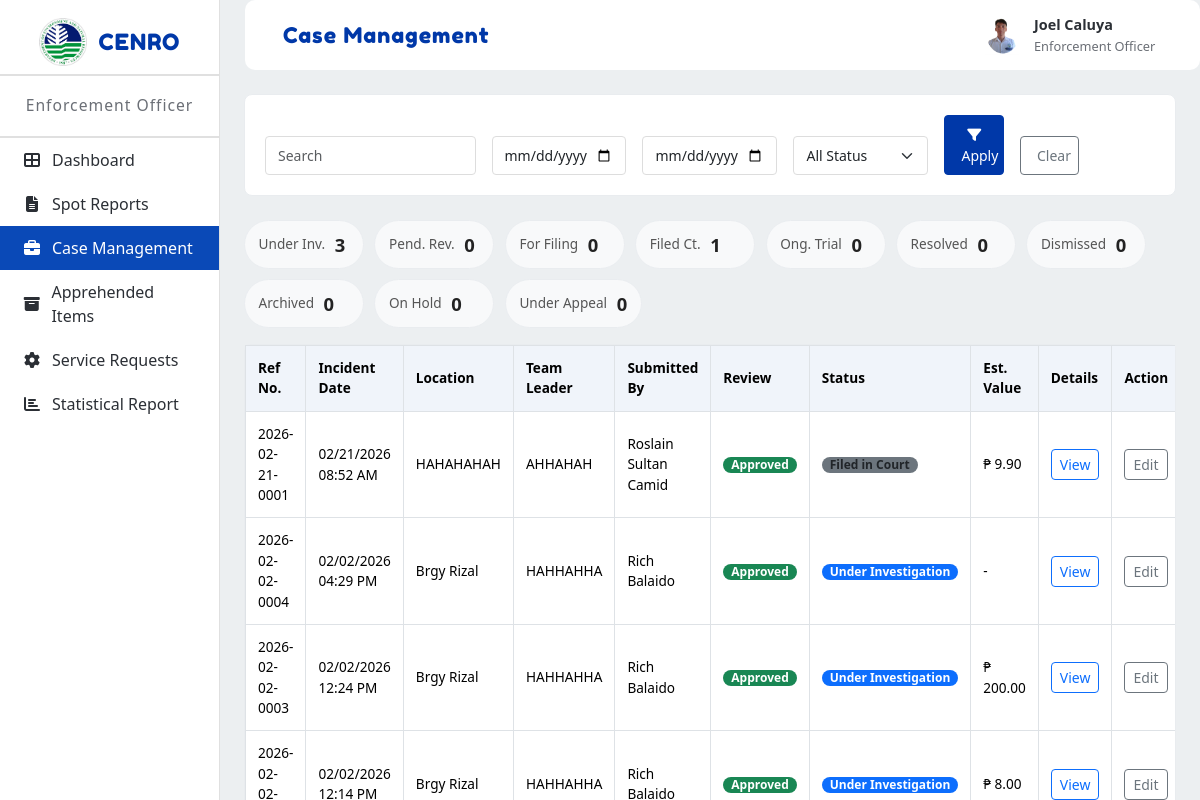
Screenshot of /prototype/app/modules/enforcement_officer/views/case_management.php (signed in) with the database file from the repository.
### tables this page shows
CREATE TABLE `users` (
  `id` int(11) NOT NULL,
  `email` varchar(255) NOT NULL,
  `password_hash` varchar(255) NOT NULL,
  `full_name` varchar(255) NOT NULL,
  `contact_number` varchar(20) DEFAULT NULL,
  `office_unit` varchar(255) DEFAULT NULL,
  `profile_picture` varchar(255) DEFAULT NULL,
  `role` enum('Admin','Enforcement Officer','Enforcer','Property Custodian','Office Staff') NOT NULL,
  `status` tinyint(1) DEFAULT 1,
  `created_at` timestamp NOT NULL DEFAULT current_timestamp(),
  `updated_at` timestamp NOT NULL DEFAULT current_timestamp() ON UPDATE current_timestamp(),
  `last_login` timestamp NULL DEFAULT NULL,
  `position` varchar(100) DEFAULT NULL
);

CREATE TABLE `spot_reports` (
  `id` int(10) UNSIGNED NOT NULL,
  `reference_no` varchar(100) NOT NULL,
  `incident_datetime` datetime DEFAULT NULL,
  `memo_date` datetime DEFAULT NULL,
  `location` text DEFAULT NULL,
  `summary` text DEFAULT NULL,
  `team_leader` varchar(255) DEFAULT NULL,
  `custodian` varchar(255) DEFAULT NULL,
  `status` varchar(50) NOT NULL DEFAULT 'Draft',
  `status_comment` text DEFAULT NULL,
  `case_status` varchar(64) DEFAULT NULL,
  `created_at` datetime NOT NULL DEFAULT current_timestamp(),
  `updated_at` datetime DEFAULT NULL,
  `submitted_by` int(11) DEFAULT NULL
);

### prototype/app/modules/enforcement_officer/views/case_management.php (the view, shortened to what the rows shown need)
<!DOCTYPE html>
<html lang="en">
<head>
  <link href="https://cdn.jsdelivr.net/npm/bootstrap@5.3.2/dist/css/bootstrap.min.css" rel="stylesheet">
  <link rel="stylesheet" href="https://cdn.jsdelivr.net/npm/bootstrap-icons@1.11.1/font/bootstrap-icons.css">
  <link rel="stylesheet" href="../../../../public/assets/css/modules/admin/common.css">
  <link rel="stylesheet" href="../../../../public/assets/css/modules/admin/case-management.css">
  <link rel="stylesheet" href="https://cdnjs.cloudflare.com/ajax/libs/font-awesome/6.4.2/css/all.min.css">
</head>
<body>
  <div class="layout">
    <div class="main">
      <div class="topbar">
        <div class="topbar-card">
          <?php include __DIR__ . '/../../shared/views/topbar_profile.php'; ?>
        </div>
      </div>
      <div class="main-content">
        <div class="container-fluid p-4">
          <?php
          try {
            require_once dirname(dirname(dirname(__DIR__))) . '/config/db.php';
            $counts = [
              'under-investigation' => 0,
              'pending-review' => 0,
              'for-filing' => 0,
              'filed-in-court' => 0,
              'ongoing-trial' => 0,
              'resolved' => 0,
              'dismissed' => 0,
              'archived' => 0,
              'on-hold' => 0,
              'under-appeal' => 0
            ];
            $stmtCounts = $pdo->query("SELECT LOWER(TRIM(case_status)) AS status, COUNT(*) AS cnt FROM spot_reports WHERE LOWER(TRIM(status)) = 'approved' GROUP BY LOWER(TRIM(case_status))");
            while ($r = $stmtCounts->fetch(PDO::FETCH_ASSOC)) {
              $s = strtolower(trim($r['status'] ?? ''));
              $c = (int)$r['cnt'];
              if ($s === '') {
                $counts['under-investigation'] += $c;
              } elseif (strpos($s, 'under') !== false && (strpos($s, 'invest') !== false || strpos($s, 'review') === false)) {
                $counts['under-investigation'] += $c;
              } elseif (strpos($s, 'pending') !== false || strpos($s, 'pending review') !== false) {
                $counts['pending-review'] += $c;
              } elseif (strpos($s, 'for filing') !== false || strpos($s, 'for-filing') !== false) {
                $counts['for-filing'] += $c;
              } elseif (strpos($s, 'filed') !== false || strpos($s, 'filed in court') !== false || strpos($s, 'filed-in-court') !== false) {
                $counts['filed-in-court'] += $c;
              } elseif (strpos($s, 'ongoing') !== false || strpos($s, 'trial') !== false) {
                $counts['ongoing-trial'] += $c;
              } elseif (strpos($s, 'dismiss') !== false) {
                $counts['dismissed'] += $c;
              } elseif (strpos($s, 'resolv') !== false || strpos($s, 'resolved') !== false) {
                $counts['resolved'] += $c;
              } elseif (strpos($s, 'archiv') !== false) {
                $counts['archived'] += $c;
              } elseif (strpos($s, 'hold') !== false) {
                $counts['on-hold'] += $c;
              } elseif (strpos($s, 'appeal') !== false) {
                $counts['under-appeal'] += $c;
              } else {
                $counts['under-investigation'] += $c;
              }
            }
            $stmt = $pdo->prepare("SELECT s.id, s.reference_no, s.incident_datetime, s.location, s.team_leader, u.full_name AS submitted_by_name, s.status, s.case_status, (SELECT SUM(value) FROM spot_report_items WHERE report_id = s.id) AS est_value FROM spot_reports s LEFT JOIN users u ON u.id = s.submitted_by WHERE LOWER(TRIM(s.status)) = 'approved' ORDER BY s.created_at DESC");
            $stmt->execute();
            $approvedRows = $stmt->fetchAll(PDO::FETCH_ASSOC);
          } catch (Exception $e) {
            $counts = array_fill_keys(array_keys($counts), 0);
            $approvedRows = [];
          }
          ?>
          <div class="card">
            <div class="card-body p-0">
              <div class="table-responsive">
                <table class="table table-hover mb-0">
                  <thead class="table-light">
                    <tr>
                      <th>Ref No.</th>
                      <th>Incident Date</th>
                      <th>Location</th>
                      <th>Team Leader</th>
                      <th>Submitted By</th>
                      <th>Review</th>
                      <th>Status</th>
                      <th>Est. Value</th>
                      <th>Details</th>
                      <th>Action</th>
                    </tr>
                  </thead>
                  <tbody id="casesTableBody">
                    <?php
                    if (!empty($approvedRows)) {
                      foreach ($approvedRows as $r) {
                        $ref = htmlspecialchars($r['reference_no'] ?? '');
                        if (!empty($r['incident_datetime'])) {
                          try {
                            $dt = new DateTime($r['incident_datetime']);
                            $inc = htmlspecialchars($dt->format('m/d/Y h:i A'));
                          } catch (Exception $e) {
                            $inc = htmlspecialchars($r['incident_datetime']);
                          }
                        } else {
                          $inc = '-';
                        }
                        $loc = htmlspecialchars($r['location'] ?? '');
                        $tl = htmlspecialchars($r['team_leader'] ?? '');
                        $submittedBy = htmlspecialchars($r['submitted_by_name'] ?? '-');
                        $statusRaw = strtolower(trim($r['status'] ?? ''));
                        $caseStatusRaw = strtolower(trim($r['case_status'] ?? ''));
                        $reviewBadgeClass = 'bg-secondary';
                        if ($statusRaw === 'approved') {
                          $reviewBadgeClass = 'bg-success';
                        } elseif (in_array($statusRaw, ['pending', 'for review', 'under review'])) {
                          $reviewBadgeClass = 'bg-warning';
                        } elseif (in_array($statusRaw, ['rejected', 'denied'])) {
                          $reviewBadgeClass = 'bg-danger';
                        }
                        $caseBadgeClass = 'bg-secondary';
                        $hasCaseStatus = isset($r['case_status']) && trim((string)$r['case_status']) !== '';
                        if ($hasCaseStatus) {
                          if (in_array($caseStatusRaw, ['under investigation','under-investigation','under_review','under review'])) {
                            $caseBadgeClass = 'bg-primary';
                          } elseif (in_array($caseStatusRaw, ['for filing','for-filing'])) {
                            $caseBadgeClass = 'bg-warning';
                          } elseif (in_array($caseStatusRaw, ['ongoing','ongoing-trial','ongoing trial'])) {
                            $caseBadgeClass = 'bg-info';
                          } elseif (in_array($caseStatusRaw, ['filed in court','filed-in-court','filed'])) {
                            $caseBadgeClass = 'bg-secondary';
                          } elseif ($caseStatusRaw === 'dismissed') {
                            $caseBadgeClass = 'bg-danger';
                          } elseif ($caseStatusRaw === 'resolved') {
                            $caseBadgeClass = 'bg-success';
                          } elseif ($caseStatusRaw === 'archived') {
                            $caseBadgeClass = 'bg-dark';
                          }
                        } else {
                          if ($statusRaw === 'approved') {
                            $caseBadgeClass = 'bg-primary';
                          } else {
                            $caseBadgeClass = 'bg-secondary';
                          }
                        }
                        $estRaw = isset($r['est_value']) ? $r['est_value'] : null;
                        $est = ($estRaw !== null && $estRaw !== '') ? ('₱ ' . number_format((float)$estRaw, 2)) : '-';
                        $viewUrl = 'case_details.php?ref=' . urlencode($r['reference_no']);
                        $editUrl = 'case_detailsupdate.php?id=' . urlencode($r['reference_no']);
                        echo "<tr>\n";
                        echo "  <td>$ref</td>\n";
                        echo "  <td>" . $inc . "</td>\n";
                        echo "  <td>" . $loc . "</td>\n";
                        echo "  <td>" . $tl . "</td>\n";
                        echo "  <td>" . $submittedBy . "</td>\n";
                        echo "  <td><span class=\"badge $reviewBadgeClass\">" . htmlspecialchars($r['status'] ?? '') . "</span></td>\n";
                        $displayCaseStatus = $r['case_status'] ?? 'Under Investigation';
                        echo "  <td><span class=\"badge $caseBadgeClass\">" . htmlspecialchars($displayCaseStatus) . "</span></td>\n";
                        echo "  <td>" . $est . "</td>\n";
                        echo "  <td><a href=\"$viewUrl\" class=\"btn btn-sm btn-outline-primary\" title=\"View Details\">View</a></td>\n";
                        echo "  <td><a href=\"$editUrl\" class=\"btn btn-sm btn-outline-secondary me-1\" title=\"Edit\">Edit</a></td>\n";
                        echo "</tr>\n";
                      }
                    } else {
                      echo '<tr><td colspan="10" class="text-center">No approved cases found.</td></tr>';
                    }
                    ?>
                  </tbody>
                </table>
              </div>
            </div>
          </div>
        </div>
      </div>
    </div>
  </div>
</body>
</html>

### prototype/app/modules/shared/views/topbar_profile.php (shortened to what the rows shown need)
<?php
require_once __DIR__ . '/../../../../app/config/db.php';
$topImg = '../../../../public/assets/images/default-avatar.png';
$topName = 'Guest';
$topRole = 'User';
$sessionUserId = $_SESSION['uid'] ?? $_SESSION['id'] ?? null;
$sessionUserEmail = $_SESSION['email'] ?? null;
try {
  $r = null;
  if (!empty($sessionUserId)) {
    $stmt = $pdo->prepare('SELECT id, full_name, profile_picture, role FROM users WHERE id = ? LIMIT 1');
    $stmt->execute([$sessionUserId]);
    $r = $stmt->fetch();
  } elseif (!empty($sessionUserEmail)) {
    $stmt = $pdo->prepare('SELECT id, full_name, profile_picture, role FROM users WHERE email = ? LIMIT 1');
    $stmt->execute([$sessionUserEmail]);
    $r = $stmt->fetch();
  }
  if (!empty($r)) {
    if (!empty($r['full_name'])) {
      $parts = preg_split('/\s+/', trim($r['full_name']));
      if (count($parts) === 1) {
        $topName = $parts[0];
      } else {
        $topName = $parts[0] . ' ' . $parts[count($parts) - 1];
      }
    } else {
      $topName = $topName;
    }
    $topRole = !empty($r['role']) ? $r['role'] : $topRole;
    if (!empty($r['profile_picture'])) {
      $stored = ltrim($r['profile_picture'], '/');
      $fsPath = __DIR__ . '/../../../../' . $stored;
      if (file_exists($fsPath)) {
        $topImg = '../../../../' . $stored;
      }
    }
  }
} catch (Exception $e) {
}
?>
<div class="topbar-profile-card" id="profileCard">
  <img src="<?php echo htmlspecialchars($topImg); ?>" alt="Profile" class="topbar-profile-img" id="profileImg">
  <div class="topbar-profile-info">
    <span class="name"><?php echo htmlspecialchars($topName); ?></span>
    <span class="role"><?php echo htmlspecialchars($topRole); ?></span>
  </div>
</div>

### rows the page displays
users: profile_picture (picture), full_name "Joel Caluya", role "Enforcement Officer"
spot_reports: reference_no "2026-02-21-0001", incident_datetime "02/21/2026 08:52 AM", location "HAHAHAHAH", team_leader "AHHAHAH", submitted_by.full_name "Roslain Sultan Camid", status "Approved", case_status "Filed in Court", est "₱ 9.90"
spot_reports: reference_no "2026-02-02-0004", incident_datetime "02/02/2026 04:29 PM", location "Brgy Rizal", team_leader "HAHHAHHA", submitted_by.full_name "Rich Balaido", status "Approved", case_status "Under Investigation", est "-"
spot_reports: reference_no "2026-02-02-0003", incident_datetime "02/02/2026 12:24 PM", location "Brgy Rizal", team_leader "HAHHAHHA", submitted_by.full_name "Rich Balaido", status "Approved", case_status "Under Investigation", est "₱ 200.00"
spot_reports: location "Brgy Rizal", team_leader "HAHHAHHA", status "Approved", case_status "Under Investigation", est "₱ 8.00"

### other values shown
$counts['under-investigation'] "3"
$counts['pending-review'] "0"
$counts['for-filing'] "0"
$counts['filed-in-court'] "1"
$counts['ongoing-trial'] "0"
$counts['resolved'] "0"
$counts['dismissed'] "0"
$counts['archived'] "0"
$counts['on-hold'] "0"
$counts['under-appeal'] "0"
